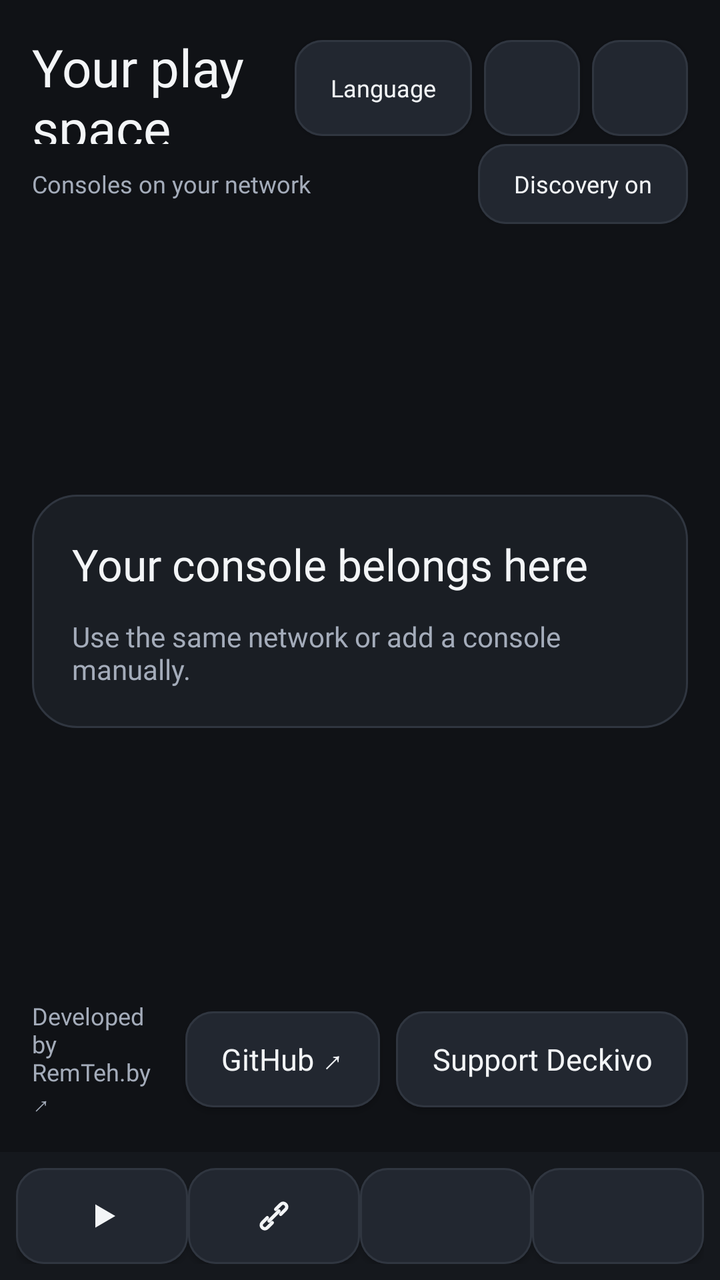
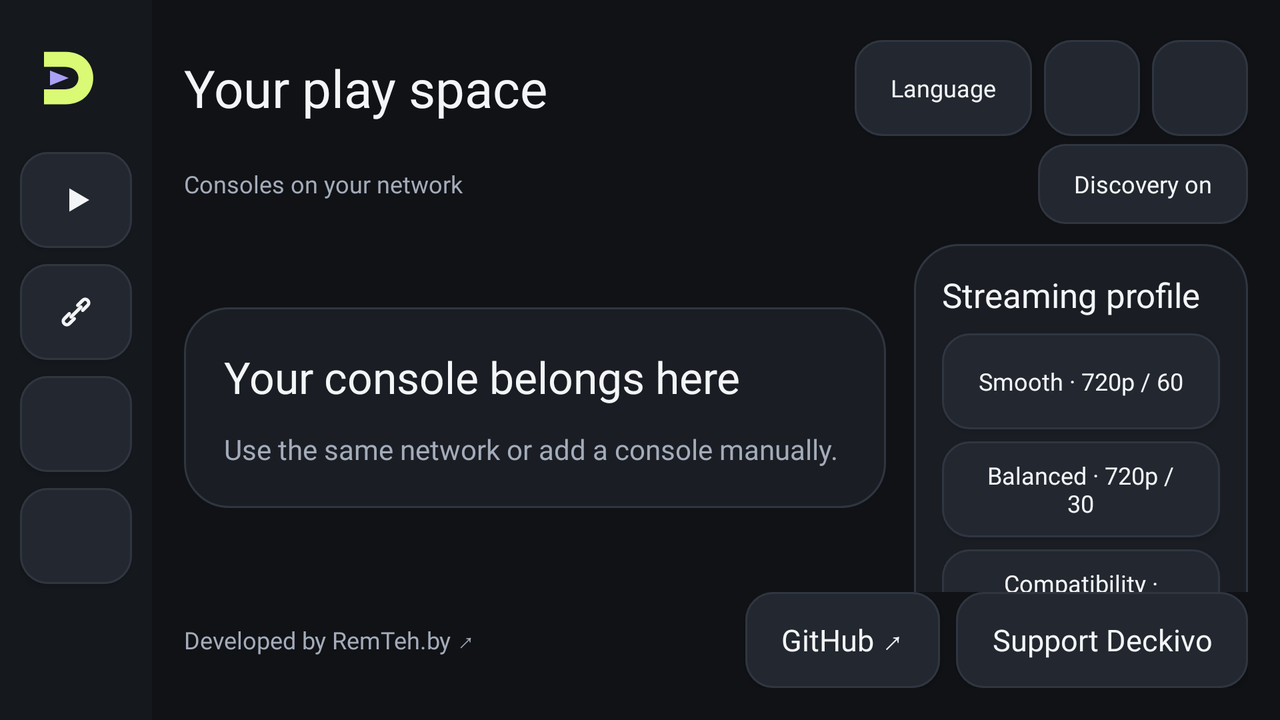

An Android layout and its configuration variant, each rendered on a device that would load it. The default file and the variant file are quoted in full after the pictures.
<!-- AndroidManifest.xml: application theme AppTheme -->
<!-- res/layout/activity_main.xml -->
<FrameLayout xmlns:android="http://schemas.android.com/apk/res/android" xmlns:app="http://schemas.android.com/apk/res-auto" android:id="@+id/rootLayout" android:layout_width="match_parent" android:layout_height="match_parent" android:orientation="vertical" android:background="@color/deckivo_bg">
  <LinearLayout android:layout_width="match_parent" android:layout_height="match_parent" android:orientation="vertical" android:padding="16dp" android:layout_marginBottom="64dp">
    <LinearLayout android:layout_width="match_parent" android:layout_height="56dp" android:gravity="center_vertical" android:orientation="horizontal" android:baselineAligned="false">
      <TextView android:layout_width="0dp" android:layout_height="wrap_content" android:text="@string/dv_room" android:textSize="26sp" android:fontFamily="@font/ibm_plex_sans" android:textColor="@color/deckivo_text" android:layout_weight="1" />
      <com.google.android.material.button.MaterialButton android:id="@+id/languageButton" style="@style/Deckivo.Button.Secondary" android:layout_width="wrap_content" android:layout_height="48dp" android:text="@string/dv_language" android:contentDescription="@string/dv_language" android:textSize="12sp" />
      <com.google.android.material.button.MaterialButton android:id="@+id/addConsoleButton" style="@style/Deckivo.Button.Secondary" android:layout_width="48dp" android:layout_height="48dp" android:contentDescription="@string/dv_add" app:icon="@drawable/ic_add" app:iconSize="20dp" app:iconPadding="0dp" android:paddingStart="8dp" android:paddingEnd="8dp" android:layout_marginStart="6dp" />
      <com.google.android.material.button.MaterialButton android:id="@+id/updatesButton" style="@style/Deckivo.Button.Secondary" android:layout_width="48dp" android:layout_height="48dp" android:contentDescription="@string/dv_updates" app:icon="@drawable/ic_log" app:iconSize="20dp" app:iconPadding="0dp" android:paddingStart="8dp" android:paddingEnd="8dp" android:layout_marginStart="6dp" />
    </LinearLayout>
    <LinearLayout android:layout_width="match_parent" android:layout_height="40dp" android:gravity="center_vertical" android:baselineAligned="false">
      <TextView android:layout_width="0dp" android:layout_height="wrap_content" android:text="@string/dv_consoles_network" android:textSize="12sp" android:fontFamily="@font/ibm_plex_sans" android:textColor="@color/deckivo_muted" android:id="@+id/libraryStatus" android:layout_weight="1" />
      <com.google.android.material.button.MaterialButton android:id="@+id/discoveryButton" style="@style/Deckivo.Button.Secondary" android:layout_width="wrap_content" android:layout_height="40dp" android:text="@string/dv_discovery_on" android:textSize="12sp" app:icon="@drawable/ic_discover_on" app:iconSize="16dp" />
    </LinearLayout>
    <androidx.constraintlayout.widget.ConstraintLayout android:layout_width="match_parent" android:layout_height="0dp" android:layout_weight="1" android:orientation="horizontal">
      <FrameLayout android:layout_width="0dp" android:layout_height="0dp" app:layout_constraintTop_toTopOf="parent" app:layout_constraintBottom_toBottomOf="parent" app:layout_constraintStart_toStartOf="parent" app:layout_constraintEnd_toStartOf="@id/columnsGuideline">
        <androidx.recyclerview.widget.RecyclerView android:id="@+id/hostsRecyclerView" android:layout_width="match_parent" android:layout_height="match_parent" android:clipToPadding="false" android:paddingTop="10dp" android:paddingBottom="12dp" />
        <LinearLayout android:id="@+id/emptyInfoLayout" android:layout_width="match_parent" android:layout_height="wrap_content" android:layout_gravity="center" android:orientation="vertical" android:padding="20dp" android:background="@drawable/deckivo_panel">
          <TextView android:layout_width="match_parent" android:layout_height="wrap_content" android:text="@string/dv_empty_title" android:textSize="22sp" android:fontFamily="@font/ibm_plex_sans" android:textColor="@color/deckivo_text" />
          <TextView android:layout_width="match_parent" android:layout_height="wrap_content" android:text="@string/dv_empty_intro" android:textSize="14sp" android:fontFamily="@font/ibm_plex_sans" android:textColor="@color/deckivo_muted" android:id="@+id/emptyInfoTextView" android:layout_marginTop="12dp" />
        </LinearLayout>
      </FrameLayout>
      <ScrollView android:layout_width="0dp" android:visibility="gone" android:layout_height="0dp" android:layout_marginStart="14dp" android:scrollbars="none" app:layout_constraintTop_toTopOf="parent" app:layout_constraintBottom_toBottomOf="parent" app:layout_constraintStart_toStartOf="@id/columnsGuideline" app:layout_constraintEnd_toEndOf="parent">
        <LinearLayout android:layout_width="match_parent" android:layout_height="wrap_content" android:orientation="vertical" android:paddingTop="10dp">
          <LinearLayout android:layout_width="match_parent" android:layout_height="wrap_content" android:orientation="vertical" android:padding="14dp" android:background="@drawable/deckivo_panel">
            <TextView android:layout_width="match_parent" android:layout_height="wrap_content" android:text="@string/dv_quality" android:textSize="17sp" android:fontFamily="@font/ibm_plex_sans" android:textColor="@color/deckivo_text" />
            <com.google.android.material.button.MaterialButton android:id="@+id/qualityFast" style="@style/Deckivo.Button.Secondary" android:layout_width="match_parent" android:layout_height="48dp" android:text="@string/dv_quality_smooth" android:maxLines="2" android:textSize="12sp" android:layout_marginTop="8dp" />
            <com.google.android.material.button.MaterialButton android:id="@+id/qualityBalanced" style="@style/Deckivo.Button.Secondary" android:layout_width="match_parent" android:layout_height="48dp" android:text="@string/dv_quality_balanced" android:maxLines="2" android:textSize="12sp" android:layout_marginTop="6dp" />
            <com.google.android.material.button.MaterialButton android:id="@+id/qualitySafe" style="@style/Deckivo.Button.Secondary" android:layout_width="match_parent" android:layout_height="48dp" android:text="@string/dv_quality_safe" android:maxLines="2" android:textSize="12sp" android:layout_marginTop="6dp" />
      <com.google.android.material.button.MaterialButton android:id="@+id/qualitySharp" style="@style/Deckivo.Button.Secondary" android:layout_width="match_parent" android:layout_height="wrap_content" android:layout_marginTop="6dp" android:text="@string/dv_quality_sharp" />
            <TextView android:layout_width="match_parent" android:layout_height="wrap_content" android:text="@string/dv_requested_fps" android:textSize="12sp" android:fontFamily="@font/ibm_plex_sans" android:textColor="@color/deckivo_muted" android:layout_marginTop="8dp" />
          </LinearLayout>
          <LinearLayout android:layout_width="match_parent" android:layout_height="wrap_content" android:orientation="vertical" android:padding="14dp" android:background="@drawable/deckivo_panel" android:layout_marginTop="12dp">
            <TextView android:layout_width="match_parent" android:layout_height="wrap_content" android:text="@string/dv_controller" android:textSize="17sp" android:fontFamily="@font/ibm_plex_sans" android:textColor="@color/deckivo_text" />
            <com.google.android.material.button.MaterialButton android:id="@+id/controllerTestButton" style="@style/Deckivo.Button.Secondary" android:layout_width="match_parent" android:layout_height="48dp" android:text="@string/dv_test_controller" android:maxLines="2" android:layout_marginTop="8dp" android:textSize="12sp" />
          </LinearLayout>
        </LinearLayout>
      </ScrollView>
      <androidx.constraintlayout.widget.Guideline android:id="@+id/columnsGuideline" android:layout_width="wrap_content" android:layout_height="wrap_content" android:orientation="vertical" app:layout_constraintGuide_percent="1.0" />
    </androidx.constraintlayout.widget.ConstraintLayout>
    <TextView android:layout_width="match_parent" android:layout_height="wrap_content" android:text="@string/dv_update_ready" android:textSize="13sp" android:fontFamily="@font/ibm_plex_sans" android:textColor="@color/accent" android:id="@+id/updateStatus" android:visibility="gone" android:clickable="true" android:focusable="true" android:minHeight="44dp" android:gravity="center_vertical" />
    <LinearLayout android:layout_width="match_parent" android:layout_height="wrap_content" android:orientation="horizontal" android:gravity="center_vertical" android:baselineAligned="false">
      <TextView android:layout_width="0dp" android:layout_height="wrap_content" android:text="@string/dv_developer_credit" android:textSize="12sp" android:fontFamily="@font/ibm_plex_sans" android:textColor="@color/deckivo_muted" android:id="@+id/developerCredit" android:layout_weight="1" android:clickable="true" android:focusable="true" android:minHeight="44dp" android:gravity="center_vertical" />
      <com.google.android.material.button.MaterialButton android:id="@+id/githubButton" style="@style/Deckivo.Button.Secondary" android:layout_width="wrap_content" android:layout_height="48dp" android:text="@string/dv_github_link" android:contentDescription="@string/dv_github_link" android:layout_marginStart="8dp" />
      <com.google.android.material.button.MaterialButton android:id="@+id/supportButton" style="@style/Deckivo.Button.Secondary" android:layout_width="wrap_content" android:layout_height="48dp" android:text="@string/dv_support_link" android:maxLines="2" android:contentDescription="@string/dv_support" android:layout_marginStart="8dp" />
    </LinearLayout>
    <TextView android:id="@+id/buildVersion" android:layout_width="0dp" android:layout_height="0dp" android:visibility="gone" />
  </LinearLayout>
  <LinearLayout android:layout_width="match_parent" android:layout_height="64dp" android:padding="8dp" android:background="@color/deckivo_rail" android:layout_gravity="bottom" android:baselineAligned="false">
    <com.google.android.material.button.MaterialButton android:id="@+id/navPlay" style="@style/Deckivo.Button.Secondary" android:layout_width="0dp" android:layout_height="48dp" android:text="" android:maxLines="2" app:icon="@drawable/ic_deckivo_play" app:iconSize="20dp" android:contentDescription="@string/dv_play" android:layout_weight="1" android:paddingStart="8dp" android:paddingEnd="8dp" app:iconPadding="0dp" app:iconGravity="textStart" />
    <com.google.android.material.button.MaterialButton android:id="@+id/navSetup" style="@style/Deckivo.Button.Secondary" android:layout_width="0dp" android:layout_height="48dp" android:text="" android:maxLines="2" app:icon="@drawable/ic_deckivo_link" app:iconSize="20dp" android:contentDescription="@string/dv_controller" android:layout_weight="1" android:paddingStart="8dp" android:paddingEnd="8dp" app:iconPadding="0dp" app:iconGravity="textStart" />
    <com.google.android.material.button.MaterialButton android:id="@+id/navUpdates" style="@style/Deckivo.Button.Secondary" android:layout_width="0dp" android:layout_height="48dp" android:text="" android:maxLines="2" app:icon="@drawable/ic_log" app:iconSize="20dp" android:contentDescription="@string/dv_sessions" android:layout_weight="1" android:paddingStart="8dp" android:paddingEnd="8dp" app:iconPadding="0dp" app:iconGravity="textStart" />
    <com.google.android.material.button.MaterialButton android:id="@+id/navSettings" style="@style/Deckivo.Button.Secondary" android:layout_width="0dp" android:layout_height="48dp" android:text="" android:maxLines="2" app:icon="@drawable/ic_settings" app:iconSize="20dp" android:contentDescription="@string/dv_settings" android:layout_weight="1" android:paddingStart="8dp" android:paddingEnd="8dp" app:iconPadding="0dp" app:iconGravity="textStart" />
  </LinearLayout>
</FrameLayout>
<!-- resources referenced by this layout -->
<resources>
  <color name="accent">#DAF975</color>
  <color name="deckivo_bg">#101216</color>
  <color name="deckivo_muted">#A4ACBA</color>
  <color name="deckivo_rail">#15181D</color>
  <color name="deckivo_text">#F3F5F7</color>
  <!-- drawable deckivo_panel (drawable) -->
  <shape xmlns:android="http://schemas.android.com/apk/res/android"><solid android:color="@color/deckivo_surface"/><stroke android:width="1dp" android:color="@color/deckivo_border"/><corners android:radius="22dp"/></shape>
  <!-- drawable ic_deckivo_link (drawable) -->
  <vector xmlns:android="http://schemas.android.com/apk/res/android" android:width="24dp" android:height="24dp" android:viewportWidth="24" android:viewportHeight="24"><path android:fillColor="@android:color/transparent" android:strokeColor="#F3F5F7" android:strokeWidth="2" android:strokeLineCap="round" android:pathData="M9,15L15,9M8,13L5,16C3,18 6,21 8,19L11,16M13,8L16,5C18,3 21,6 19,8L16,11"/></vector>
  <!-- drawable ic_deckivo_play (drawable) -->
  <vector xmlns:android="http://schemas.android.com/apk/res/android" android:width="24dp" android:height="24dp" android:viewportWidth="24" android:viewportHeight="24"><path android:fillColor="#F3F5F7" android:pathData="M8,5 L20,12 L8,19Z"/></vector>
  <string name="dv_add">Add</string>
  <string name="dv_consoles_network">Consoles on your network</string>
  <string name="dv_controller">Controller</string>
  <string name="dv_developer_credit">Developed by RemTeh.by ↗</string>
  <string name="dv_discovery_on">Discovery on</string>
  <string name="dv_empty_intro">Use the same network or add a console manually.</string>
  <string name="dv_empty_title">Your console belongs here</string>
  <string name="dv_github_link" translatable="false">GitHub ↗</string>
  <string name="dv_language">Language</string>
  <string name="dv_play">Play</string>
  <string name="dv_quality">Streaming profile</string>
  <string name="dv_quality_balanced">Balanced · 720p / 30</string>
  <string name="dv_quality_safe">Compatibility · 540p / 30</string>
  <string name="dv_quality_sharp">Sharp · 1080p / 60</string>
  <string name="dv_quality_smooth">Smooth · 720p / 60</string>
  <string name="dv_requested_fps">Resolution and FPS are requested targets.</string>
  <string name="dv_room">Your play space</string>
  <string name="dv_sessions">Sessions</string>
  <string name="dv_settings">Settings</string>
  <string name="dv_support">Help Deckivo grow</string>
  <string name="dv_support_link">Support Deckivo</string>
  <string name="dv_test_controller">Test inputs ↗</string>
  <string name="dv_update_ready">Update ready — open</string>
  <string name="dv_updates">Updates</string>
  <style name="Deckivo.Button.Secondary" parent="Deckivo.Button">
      <item name="backgroundTint">@color/deckivo_secondary_bg</item>
      <item name="android:textColor">@color/deckivo_text</item>
      <item name="iconTint">@color/deckivo_text</item>
      <item name="strokeWidth">1dp</item>
    </style>
  <color name="deckivo_surface">#1A1E24</color>
  <color name="deckivo_border">#303640</color>
  <color name="deckivo_ink">#17200A</color>
  <!-- drawable deckivo_background (drawable) -->
  <shape xmlns:android="http://schemas.android.com/apk/res/android"><gradient android:angle="0" android:startColor="#101216" android:endColor="#161B23"/></shape>
  <style name="AppTheme.AlertDialog.NonMaterial" parent="Theme.AppCompat.Dialog.Alert">
      <item name="android:windowBackground">@drawable/deckivo_panel</item>
      <item name="android:textColorPrimary">@color/deckivo_text</item>
      <item name="android:textColorSecondary">@color/deckivo_muted</item>
      <item name="colorAccent">@color/accent</item>
    </style>
  <style name="AppTheme.AlertDialog.Button" parent="Widget.MaterialComponents.Button.TextButton.Dialog">
      <item name="android:textColor">@color/accent</item>
      <item name="android:textAllCaps">false</item>
    </style>
  <!-- some entries are left out for length -->
</resources>
<!-- res/layout-w600dp/activity_main.xml (the repository's variant of the layout above) -->
<!-- drawn on the phone turned sideways -->
<FrameLayout xmlns:android="http://schemas.android.com/apk/res/android" xmlns:app="http://schemas.android.com/apk/res-auto" android:id="@+id/rootLayout" android:layout_width="match_parent" android:layout_height="match_parent" android:orientation="horizontal" android:background="@color/deckivo_bg">
  <LinearLayout android:layout_width="76dp" android:layout_height="match_parent" android:orientation="vertical" android:padding="10dp" android:background="@color/deckivo_rail">
    <ImageView android:layout_width="48dp" android:layout_height="58dp" android:src="@drawable/ic_deckivo" android:importantForAccessibility="no" />
    <com.google.android.material.button.MaterialButton android:id="@+id/navPlay" style="@style/Deckivo.Button.Secondary" android:layout_width="match_parent" android:layout_height="48dp" android:text="" android:maxLines="2" app:icon="@drawable/ic_deckivo_play" app:iconSize="20dp" android:contentDescription="@string/dv_play" android:layout_marginTop="8dp" android:paddingStart="8dp" android:paddingEnd="8dp" app:iconPadding="0dp" app:iconGravity="textStart" />
    <com.google.android.material.button.MaterialButton android:id="@+id/navSetup" style="@style/Deckivo.Button.Secondary" android:layout_width="match_parent" android:layout_height="48dp" android:text="" android:maxLines="2" app:icon="@drawable/ic_deckivo_link" app:iconSize="20dp" android:contentDescription="@string/dv_controller" android:layout_marginTop="8dp" android:paddingStart="8dp" android:paddingEnd="8dp" app:iconPadding="0dp" app:iconGravity="textStart" />
    <com.google.android.material.button.MaterialButton android:id="@+id/navUpdates" style="@style/Deckivo.Button.Secondary" android:layout_width="match_parent" android:layout_height="48dp" android:text="" android:maxLines="2" app:icon="@drawable/ic_log" app:iconSize="20dp" android:contentDescription="@string/dv_sessions" android:layout_marginTop="8dp" android:paddingStart="8dp" android:paddingEnd="8dp" app:iconPadding="0dp" app:iconGravity="textStart" />
    <com.google.android.material.button.MaterialButton android:id="@+id/navSettings" style="@style/Deckivo.Button.Secondary" android:layout_width="match_parent" android:layout_height="48dp" android:text="" android:maxLines="2" app:icon="@drawable/ic_settings" app:iconSize="20dp" android:contentDescription="@string/dv_settings" android:layout_marginTop="8dp" android:paddingStart="8dp" android:paddingEnd="8dp" app:iconPadding="0dp" app:iconGravity="textStart" />
    <Space android:layout_width="1dp" android:layout_height="0dp" android:layout_weight="1" />
    <TextView android:layout_width="match_parent" android:layout_height="wrap_content" android:text="" android:textSize="12sp" android:fontFamily="@font/ibm_plex_sans" android:textColor="@color/deckivo_muted" android:id="@+id/buildVersion" />
  </LinearLayout>
  <LinearLayout android:layout_width="match_parent" android:layout_height="match_parent" android:orientation="vertical" android:padding="16dp" android:layout_marginStart="76dp">
    <LinearLayout android:layout_width="match_parent" android:layout_height="56dp" android:gravity="center_vertical" android:orientation="horizontal" android:baselineAligned="false">
      <TextView android:layout_width="0dp" android:layout_height="wrap_content" android:text="@string/dv_room" android:textSize="26sp" android:fontFamily="@font/ibm_plex_sans" android:textColor="@color/deckivo_text" android:layout_weight="1" />
      <com.google.android.material.button.MaterialButton android:id="@+id/languageButton" style="@style/Deckivo.Button.Secondary" android:layout_width="wrap_content" android:layout_height="48dp" android:text="@string/dv_language" android:contentDescription="@string/dv_language" android:textSize="12sp" />
      <com.google.android.material.button.MaterialButton android:id="@+id/addConsoleButton" style="@style/Deckivo.Button.Secondary" android:layout_width="48dp" android:layout_height="48dp" android:contentDescription="@string/dv_add" app:icon="@drawable/ic_add" app:iconSize="20dp" app:iconPadding="0dp" android:paddingStart="8dp" android:paddingEnd="8dp" android:layout_marginStart="6dp" />
      <com.google.android.material.button.MaterialButton android:id="@+id/updatesButton" style="@style/Deckivo.Button.Secondary" android:layout_width="48dp" android:layout_height="48dp" android:contentDescription="@string/dv_updates" app:icon="@drawable/ic_log" app:iconSize="20dp" app:iconPadding="0dp" android:paddingStart="8dp" android:paddingEnd="8dp" android:layout_marginStart="6dp" />
    </LinearLayout>
    <LinearLayout android:layout_width="match_parent" android:layout_height="40dp" android:gravity="center_vertical" android:baselineAligned="false">
      <TextView android:layout_width="0dp" android:layout_height="wrap_content" android:text="@string/dv_consoles_network" android:textSize="12sp" android:fontFamily="@font/ibm_plex_sans" android:textColor="@color/deckivo_muted" android:id="@+id/libraryStatus" android:layout_weight="1" />
      <com.google.android.material.button.MaterialButton android:id="@+id/discoveryButton" style="@style/Deckivo.Button.Secondary" android:layout_width="wrap_content" android:layout_height="40dp" android:text="@string/dv_discovery_on" android:textSize="12sp" app:icon="@drawable/ic_discover_on" app:iconSize="16dp" />
    </LinearLayout>
    <androidx.constraintlayout.widget.ConstraintLayout android:layout_width="match_parent" android:layout_height="0dp" android:layout_weight="1" android:orientation="horizontal">
      <FrameLayout android:layout_width="0dp" android:layout_height="0dp" app:layout_constraintTop_toTopOf="parent" app:layout_constraintBottom_toBottomOf="parent" app:layout_constraintStart_toStartOf="parent" app:layout_constraintEnd_toStartOf="@id/columnsGuideline">
        <androidx.recyclerview.widget.RecyclerView android:id="@+id/hostsRecyclerView" android:layout_width="match_parent" android:layout_height="match_parent" android:clipToPadding="false" android:paddingTop="10dp" android:paddingBottom="12dp" />
        <LinearLayout android:id="@+id/emptyInfoLayout" android:layout_width="match_parent" android:layout_height="wrap_content" android:layout_gravity="center" android:orientation="vertical" android:padding="20dp" android:background="@drawable/deckivo_panel">
          <TextView android:layout_width="match_parent" android:layout_height="wrap_content" android:text="@string/dv_empty_title" android:textSize="22sp" android:fontFamily="@font/ibm_plex_sans" android:textColor="@color/deckivo_text" />
          <TextView android:layout_width="match_parent" android:layout_height="wrap_content" android:text="@string/dv_empty_intro" android:textSize="14sp" android:fontFamily="@font/ibm_plex_sans" android:textColor="@color/deckivo_muted" android:id="@+id/emptyInfoTextView" android:layout_marginTop="12dp" />
        </LinearLayout>
      </FrameLayout>
      <ScrollView android:layout_width="0dp" android:layout_height="0dp" android:layout_marginStart="14dp" android:scrollbars="none" app:layout_constraintTop_toTopOf="parent" app:layout_constraintBottom_toBottomOf="parent" app:layout_constraintStart_toStartOf="@id/columnsGuideline" app:layout_constraintEnd_toEndOf="parent">
        <LinearLayout android:layout_width="match_parent" android:layout_height="wrap_content" android:orientation="vertical" android:paddingTop="10dp">
          <LinearLayout android:layout_width="match_parent" android:layout_height="wrap_content" android:orientation="vertical" android:padding="14dp" android:background="@drawable/deckivo_panel">
            <TextView android:layout_width="match_parent" android:layout_height="wrap_content" android:text="@string/dv_quality" android:textSize="17sp" android:fontFamily="@font/ibm_plex_sans" android:textColor="@color/deckivo_text" />
            <com.google.android.material.button.MaterialButton android:id="@+id/qualityFast" style="@style/Deckivo.Button.Secondary" android:layout_width="match_parent" android:layout_height="48dp" android:text="@string/dv_quality_smooth" android:maxLines="2" android:textSize="12sp" android:layout_marginTop="8dp" />
            <com.google.android.material.button.MaterialButton android:id="@+id/qualityBalanced" style="@style/Deckivo.Button.Secondary" android:layout_width="match_parent" android:layout_height="48dp" android:text="@string/dv_quality_balanced" android:maxLines="2" android:textSize="12sp" android:layout_marginTop="6dp" />
            <com.google.android.material.button.MaterialButton android:id="@+id/qualitySafe" style="@style/Deckivo.Button.Secondary" android:layout_width="match_parent" android:layout_height="48dp" android:text="@string/dv_quality_safe" android:maxLines="2" android:textSize="12sp" android:layout_marginTop="6dp" />
      <com.google.android.material.button.MaterialButton android:id="@+id/qualitySharp" style="@style/Deckivo.Button.Secondary" android:layout_width="match_parent" android:layout_height="wrap_content" android:layout_marginTop="6dp" android:text="@string/dv_quality_sharp" />
            <TextView android:layout_width="match_parent" android:layout_height="wrap_content" android:text="@string/dv_requested_fps" android:textSize="12sp" android:fontFamily="@font/ibm_plex_sans" android:textColor="@color/deckivo_muted" android:layout_marginTop="8dp" />
          </LinearLayout>
          <LinearLayout android:layout_width="match_parent" android:layout_height="wrap_content" android:orientation="vertical" android:padding="14dp" android:background="@drawable/deckivo_panel" android:layout_marginTop="12dp">
            <TextView android:layout_width="match_parent" android:layout_height="wrap_content" android:text="@string/dv_controller" android:textSize="17sp" android:fontFamily="@font/ibm_plex_sans" android:textColor="@color/deckivo_text" />
            <com.google.android.material.button.MaterialButton android:id="@+id/controllerTestButton" style="@style/Deckivo.Button.Secondary" android:layout_width="match_parent" android:layout_height="48dp" android:text="@string/dv_test_controller" android:maxLines="2" android:layout_marginTop="8dp" android:textSize="12sp" />
          </LinearLayout>
        </LinearLayout>
      </ScrollView>
      <androidx.constraintlayout.widget.Guideline android:id="@+id/columnsGuideline" android:layout_width="wrap_content" android:layout_height="wrap_content" android:orientation="vertical" app:layout_constraintGuide_percent="0.66" />
    </androidx.constraintlayout.widget.ConstraintLayout>
    <TextView android:layout_width="match_parent" android:layout_height="wrap_content" android:text="@string/dv_update_ready" android:textSize="13sp" android:fontFamily="@font/ibm_plex_sans" android:textColor="@color/accent" android:id="@+id/updateStatus" android:visibility="gone" android:clickable="true" android:focusable="true" android:minHeight="44dp" android:gravity="center_vertical" />
    <LinearLayout android:layout_width="match_parent" android:layout_height="wrap_content" android:orientation="horizontal" android:gravity="center_vertical" android:baselineAligned="false">
      <TextView android:layout_width="0dp" android:layout_height="wrap_content" android:text="@string/dv_developer_credit" android:textSize="12sp" android:fontFamily="@font/ibm_plex_sans" android:textColor="@color/deckivo_muted" android:id="@+id/developerCredit" android:layout_weight="1" android:clickable="true" android:focusable="true" android:minHeight="44dp" android:gravity="center_vertical" />
      <com.google.android.material.button.MaterialButton android:id="@+id/githubButton" style="@style/Deckivo.Button.Secondary" android:layout_width="wrap_content" android:layout_height="48dp" android:text="@string/dv_github_link" android:contentDescription="@string/dv_github_link" android:layout_marginStart="8dp" />
      <com.google.android.material.button.MaterialButton android:id="@+id/supportButton" style="@style/Deckivo.Button.Secondary" android:layout_width="wrap_content" android:layout_height="48dp" android:text="@string/dv_support_link" android:maxLines="2" android:contentDescription="@string/dv_support" android:layout_marginStart="8dp" />
    </LinearLayout>
  </LinearLayout>
</FrameLayout>
<!-- resources referenced by the variant -->
<!-- as the phone turned sideways resolves them -->
<resources>
  <color name="accent">#DAF975</color>
  <color name="deckivo_bg">#101216</color>
  <color name="deckivo_muted">#A4ACBA</color>
  <color name="deckivo_rail">#15181D</color>
  <color name="deckivo_text">#F3F5F7</color>
  <!-- drawable deckivo_panel (drawable) -->
  <shape xmlns:android="http://schemas.android.com/apk/res/android"><solid android:color="@color/deckivo_surface"/><stroke android:width="1dp" android:color="@color/deckivo_border"/><corners android:radius="22dp"/></shape>
  <!-- drawable ic_deckivo (drawable) -->
  <vector xmlns:android="http://schemas.android.com/apk/res/android" android:width="40dp" android:height="40dp" android:viewportWidth="128" android:viewportHeight="128"><path android:fillColor="#DAF975" android:pathData="M32,29h29c49,0 49,70 0,70H32V79h28c24,0 24,-30 0,-30H32z"/><path android:fillColor="#AAA0F5" android:pathData="M40,54l25,10 -25,10z"/></vector>
  <!-- drawable ic_deckivo_play (drawable) -->
  <vector xmlns:android="http://schemas.android.com/apk/res/android" android:width="24dp" android:height="24dp" android:viewportWidth="24" android:viewportHeight="24"><path android:fillColor="#F3F5F7" android:pathData="M8,5 L20,12 L8,19Z"/></vector>
  <string name="dv_add">Add</string>
  <string name="dv_consoles_network">Consoles on your network</string>
  <string name="dv_controller">Controller</string>
  <string name="dv_developer_credit">Developed by RemTeh.by ↗</string>
  <string name="dv_discovery_on">Discovery on</string>
  <string name="dv_empty_intro">Use the same network or add a console manually.</string>
  <string name="dv_empty_title">Your console belongs here</string>
  <string name="dv_github_link" translatable="false">GitHub ↗</string>
  <string name="dv_language">Language</string>
  <string name="dv_play">Play</string>
  <string name="dv_quality">Streaming profile</string>
  <string name="dv_quality_balanced">Balanced · 720p / 30</string>
  <string name="dv_quality_safe">Compatibility · 540p / 30</string>
  <string name="dv_quality_sharp">Sharp · 1080p / 60</string>
  <string name="dv_quality_smooth">Smooth · 720p / 60</string>
  <string name="dv_requested_fps">Resolution and FPS are requested targets.</string>
  <string name="dv_room">Your play space</string>
  <string name="dv_sessions">Sessions</string>
  <string name="dv_settings">Settings</string>
  <string name="dv_support">Help Deckivo grow</string>
  <string name="dv_support_link">Support Deckivo</string>
  <string name="dv_test_controller">Test inputs ↗</string>
  <string name="dv_update_ready">Update ready — open</string>
  <string name="dv_updates">Updates</string>
  <style name="Deckivo.Button.Secondary" parent="Deckivo.Button">
      <item name="backgroundTint">@color/deckivo_secondary_bg</item>
      <item name="android:textColor">@color/deckivo_text</item>
      <item name="iconTint">@color/deckivo_text</item>
      <item name="strokeWidth">1dp</item>
    </style>
  <color name="deckivo_surface">#1A1E24</color>
  <color name="deckivo_border">#303640</color>
  <color name="deckivo_ink">#17200A</color>
  <!-- drawable deckivo_background (drawable) -->
  <shape xmlns:android="http://schemas.android.com/apk/res/android"><gradient android:angle="0" android:startColor="#101216" android:endColor="#161B23"/></shape>
  <style name="AppTheme.AlertDialog.NonMaterial" parent="Theme.AppCompat.Dialog.Alert">
      <item name="android:windowBackground">@drawable/deckivo_panel</item>
      <item name="android:textColorPrimary">@color/deckivo_text</item>
      <item name="android:textColorSecondary">@color/deckivo_muted</item>
      <item name="colorAccent">@color/accent</item>
    </style>
  <style name="AppTheme.AlertDialog.Button" parent="Widget.MaterialComponents.Button.TextButton.Dialog">
      <item name="android:textColor">@color/accent</item>
      <item name="android:textAllCaps">false</item>
    </style>
  <!-- some entries are left out for length -->
</resources>
